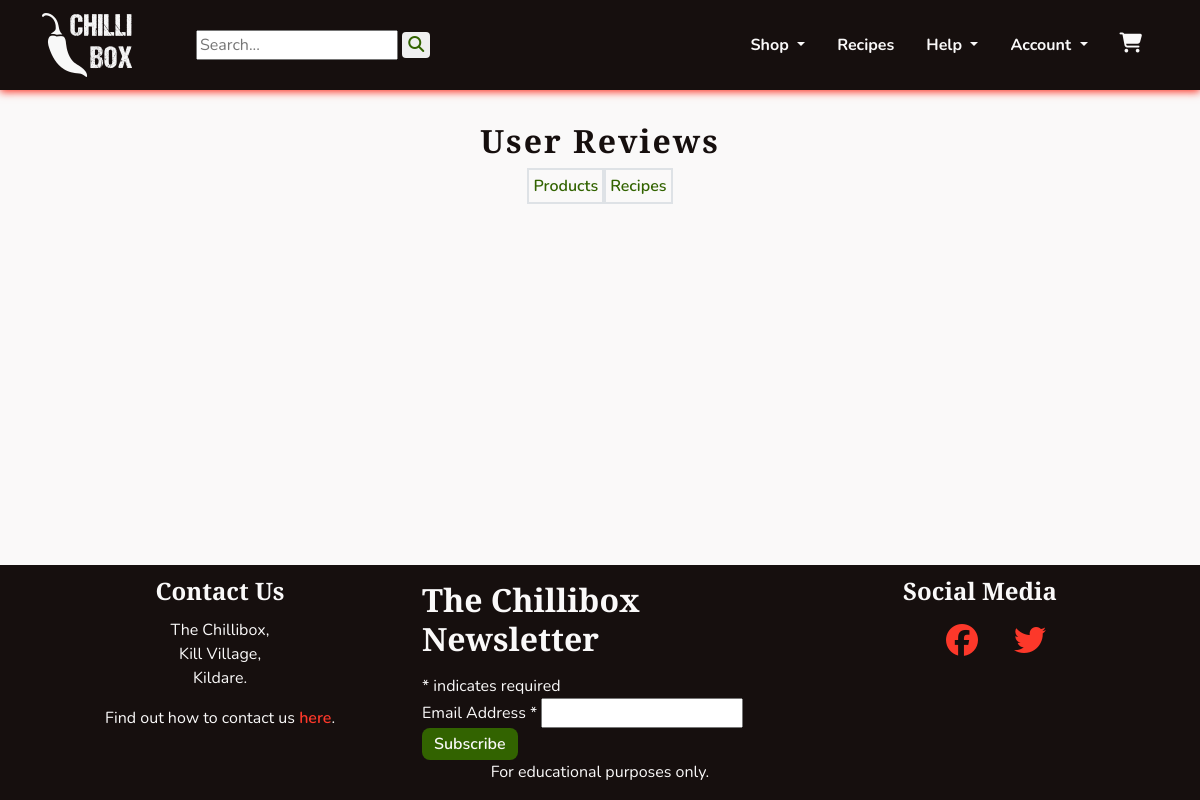
Page /management/user_reviews/ (signed in) on the earlier database version.
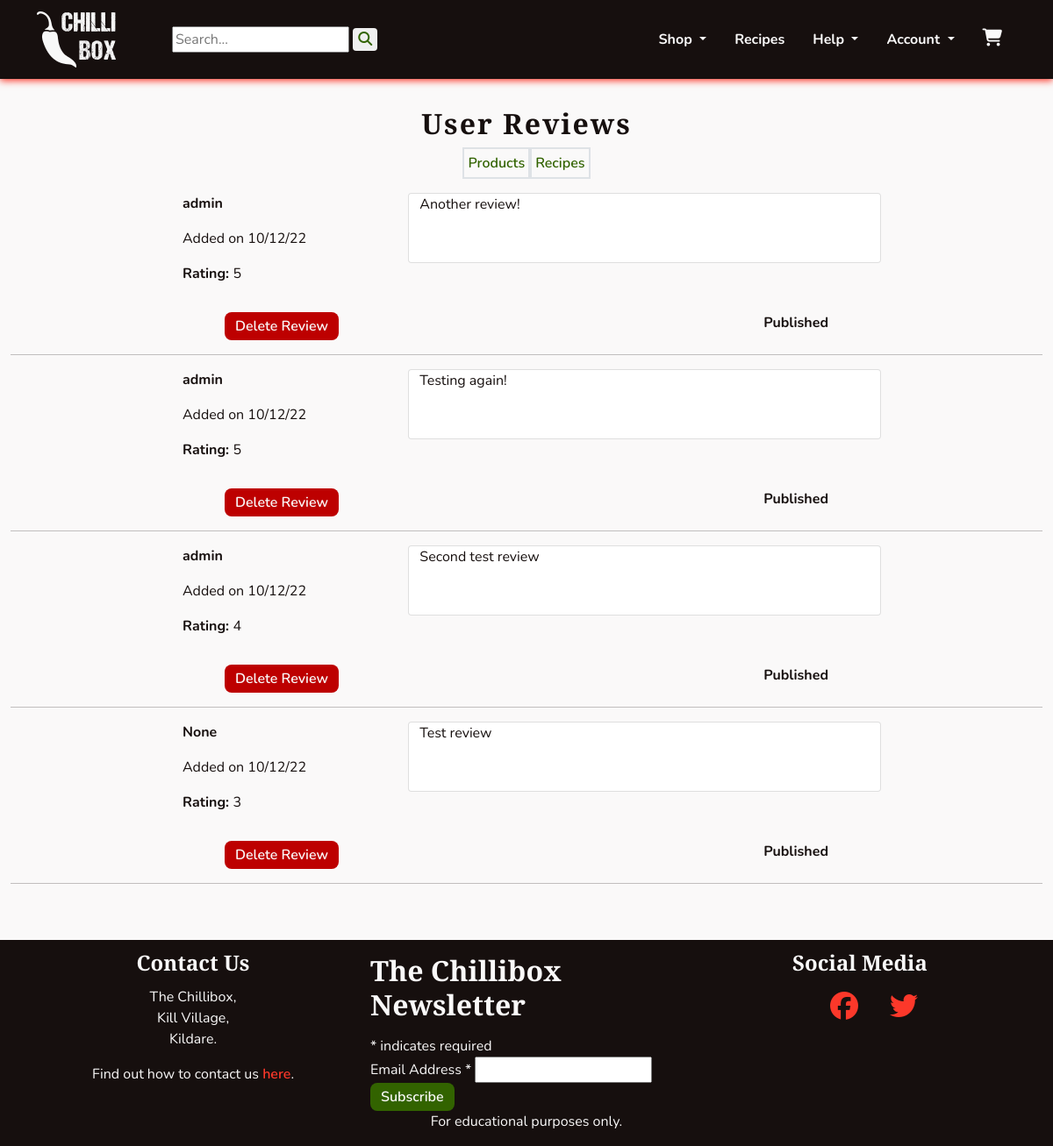
Same page on the later database version.
### profiles/models.py (models this page shows, shortened)
class Reviews(models.Model):
    reviewer = models.ForeignKey(UserProfile, on_delete=models.SET_NULL,
                                 null=True, blank=True)
    product = models.ForeignKey(Product, on_delete=models.CASCADE,
                                related_name='reviews')
    content = models.TextField()
    rating = models.PositiveIntegerField()
    added_on = models.DateTimeField(auto_now_add=True)
    last_edited = models.DateField(auto_now=True)
    approved = models.BooleanField(default=False)

class UserProfile(models.Model):
    user = models.OneToOneField(User, on_delete=models.CASCADE)
    first_name = models.CharField(max_length=40, null=True, blank=True)
    last_name = models.CharField(max_length=80, null=True, blank=True)
    display_name = models.CharField(max_length=40, null=True, blank=True)
    phone_number = models.CharField(max_length=20, null=True, blank=True)
    street_address1 = models.CharField(max_length=80, null=True, blank=True)
    street_address2 = models.CharField(max_length=80, null=True, blank=True)
    town_or_city = models.CharField(max_length=40, null=True, blank=True)
    county = models.CharField(max_length=80, null=True, blank=True)
    country = CountryField(blank_label='Country', null=True, blank=True)
    postcode = models.CharField(max_length=20, null=True, blank=True)
    class Meta:
        verbose_name_plural = "User Profiles"
    def __str__(self):
        return self.display_name

### management/views.py (the view)
# urls.py: path('user_reviews/', views.ReviewDashboard.as_view(),
class ReviewDashboard(StaffRequiredMixin, View):
    def get(self, request):
        reviews = Reviews.objects.all().order_by('-added_on')
        template_name = 'management/user_reviews.html'
        context = {
            'reviews': reviews,
        }
        return render(request, template_name, context)

### management/mixins.py (called while the page is built)
    def test_func(self):
        return self.request.user.is_staff

### management/templates/management/user_reviews.html (shortened to what this page needs)
{% extends 'base.html' %}
{% block content %}
<section class="col">
    <div class="text-center">
        <h1 class="headings mb-2">User Reviews</h1>
        <div class="d-flex flex-row justify-content-center">
            <div class="border border-2 p-1">
                <a class="chilli-link" href="{% url 'management:dashboard' %}">Products</a>
            </div>
            <div class="border border-2 p-1">
                <a class="chilli-link" href="{% url 'management:recipes' %}">Recipes</a>
            </div>
        </div>
    </div>
    <div>
        {% for review in reviews %}
        <div class="col-8 mx-auto my-3">
            <div class="row">
                <div class="col-sm-4">
                    <p><strong>{{ review.reviewer }}</strong></p>
                    <p>Added on {{ review.added_on|date:'d/m/y' }}</p>
                </div>
                <div class="card col-sm-8">
                    {{ review.content }}
                </div>
                <div>
                    <p><strong>Rating: </strong>{{ review.rating }}</p>
                </div>
            </div>
            <div class="d-flex flex-row justify-content-between my-3 mx-5">
                <a class="chilli-btn chilli-dngr" href="{% url 'management:remove_review' review.pk %}">Delete Review</a>
                {% if review.approved %}
                <span><strong>Published</strong></span>
                {% else %}
                <form action="{% url 'management:approve_review' review.pk %}" method="POST">
                    {% csrf_token %}
                    <input type="checkbox">
                    <button type="submit" class="chilli-btn chilli-go">Approve</button>
                </form>
                {% endif %}
            </div>
        </div>
        <hr>
        {% endfor %}
    </div>
</section>
{% endblock %}

### templates/base.html (shortened to what this page needs)
{% load static %}
<!DOCTYPE html>
<html lang="en">
    <head>
        <link href="https://cdn.jsdelivr.net/npm/bootstrap@5.1.3/dist/css/bootstrap.min.css" rel="stylesheet">
        <link href="//cdn-images.mailchimp.com/embedcode/classic-071822.css" rel="stylesheet" type="text/css">
        <link rel="stylesheet" href="{% static 'css/style.css' %}">
    </head>
    <body class="d-flex flex-column h-100">
        {% include 'includes/header.html' %}
        <main class="container-fluid mb-5">
            {% block content %}
            {% endblock content %}
        </main>
        {% include 'includes/footer.html' %}
    </body>
</html>

### templates/includes/header.html (shortened to what this page needs)
{% load static %}
<header>
    <nav id="navbar" class="navbar navbar-expand-lg">
        <div class="container-sm d-flex justify-content-between">
            <a class="navbar-brand" href="{% url 'home:index' %}" aria-label="Go to home page"><img width="90"
                    height="64" src="{% static 'images/chilli-logo-white.png' %}" alt="The Chillibox Logo"></a>
            <form class="ms-md-5" action="{% url 'products:search_results' %}" method="GET">
                <input name="q" type="text" placeholder="Search...">
                <button type="submit" class="chilli-link rounded"><i class="fa-solid fa-magnifying-glass"></i></button>
            </form>
            <div class="collapse navbar-collapse" id="navbarSupportedContent">
                <ul class="navbar-nav ms-auto mb-2 mb-lg-0">
                    <li class="nav-item dropdown">
                        <a class="navbar-links dropdown-toggle" href="#" role="button" data-bs-toggle="dropdown"
                            aria-expanded="false">
                            Shop
                        </a>
                    </li>
                    <li class="nav-item">
                        <a class="navbar-links" href="{% url 'recipes:recipes_list' %}">Recipes</a>
                    </li>
                    <li class="nav-item dropdown">
                        <a class="navbar-links dropdown-toggle" href="#" role="button" data-bs-toggle="dropdown"
                            aria-expanded="false">
                            Help
                        </a>
                    </li>
                    <li class="nav-item dropdown">
                        <a class="navbar-links dropdown-toggle" href="#" role="button" data-bs-toggle="dropdown"
                            aria-expanded="false">
                            Account
                        </a>
                    </li>
                </ul>
                <a class="navbar-links" data-bs-toggle="offcanvas" href="#theCart" role="button"
                    aria-controls="offcanvasExample">
                    <i class="fa-solid fa-cart-shopping big">
                    </i>
                </a>
            </div>
        </div>
    </nav>
</header>

### cart/templates/cart/cart_canvas.html (shortened to what this page needs)
{% load static %}

### templates/includes/footer.html (shortened to what this page needs)
<footer class="footer mt-auto">
    <div class="container-md">
        <div class="row">
            <div class="col-md-4 text-center">
                <h2 class="footer-headings">Contact Us</h2>
                <p>
                    The Chillibox,<br>
                    Kill Village,<br>
                    Kildare.
                </p>
                <p>
                    Find out how to contact us <a class="chilli-link-alt" href="{% url 'home:contact' %}">here</a>.
                </p>
            </div>
            <div class="col-md-4">
                <link href="//cdn-images.mailchimp.com/embedcode/classic-071822.css" rel="stylesheet" type="text/css">
                <div id="mc_embed_signup">
                    <form
                        action="https://gmail.us18.list-manage.com/subscribe/post?u=a555a78c1c0e0713634b8751c&amp;id=1946d67f26&amp;f_id=007527e7f0"
                        method="post" id="mc-embedded-subscribe-form" name="mc-embedded-subscribe-form" class="validate"
                        target="_blank" novalidate>
                        <div id="mc_embed_signup_scroll">
                            <h2>The Chillibox Newsletter</h2>
                            <div class="indicates-required"><span class="asterisk">*</span> indicates required</div>
                            <div class="mc-field-group">
                                <label for="mce-EMAIL">Email Address <span class="asterisk">*</span>
                                </label>
                                <input type="email" value="" name="EMAIL" class="required email" id="mce-EMAIL"
                                    required>
                            </div>
                            <div class="optionalParent">
                                <div>
                                    <input type="submit" value="Subscribe" name="subscribe" id="mc-embedded-subscribe"
                                        class="chilli-btn chilli-go border-0">
                                </div>
                            </div>
                        </div>
                    </form>
                </div>
            </div>
            <div class="col-md-4 text-center">
                <h2 class="footer-headings">Social Media</h2>
                <a class="chilli-link-alt footer-socials" href="https://facebook.com" target="_blank" rel="noopener"
                    aria-label="Find us on Facebook (opens in new tab)"><i class="fa-brands fa-facebook"></i></a>
                <a class="chilli-link-alt footer-socials" href="https://twitter.com" target="_blank" rel="noopener"
                    aria-label="Find us on Twitter (opens in new tab)"><i class="fa-brands fa-twitter"></i></a>
            </div>
        </div>
        <div class="row text-center">
            <p>For educational purposes only.</p>
        </div>
    </div>
</footer>

### static/css/style.css (style rules this page uses)
:root { --site-white: #faf9f9; --site-black: #160f0e; --site-grey: #6b6363; --site-red: #fc382a; --site-dark-red:#bd0000; --site-green: #568729; --site-dark-green: #326300; --site-text-bg: rgba(49, 99, 0, 0.2); --site-car-bg: rgba(245, 241, 238, 0.61); }
html { height: 100%; }
section { max-width: 2550px; }
body { font-family: "Nunito", sans-serif; color: var(--site-black); font-size: 1rem; background: var(--site-white); }
h1, h2, h3, h4 { font-family: "Merriweather Sans", "Nunito", sans-serif; font-weight: 900; margin-top: 0.5em; margin-bottom: 0.5em; }
.headings { font-size: 2rem; letter-spacing: 2px; margin: 1em 0; }
.big { font-size: 1.25rem; }
button { border: none; }
ul { padding: 0; }
li { list-style: none; }
a { text-decoration: none; }
.navbar-links { cursor: pointer; display: inline-block; padding: 0.25rem 0.5rem; color: var(--site-white); font-weight: 700; margin: 0.5em; transition: all 0.8s linear; }
.chilli-link { font-weight: 600; color: var(--site-dark-green); transition: all 0.2s linear; }
.chilli-link-alt { font-weight: 600; color: var(--site-red); transition: all 0.2s linear; }
.chilli-btn { padding: 0.25em 0.75em; font-weight: 600; color: var(--site-white); background-color: var(--site-black); border-radius: 8px; transition: all 0.2s linear; }
.chilli-dngr { background-color: var(--site-dark-red); }
.chilli-go { background-color: var(--site-dark-green); }
#navbar { background-color: var(--site-black); color: var(--site-white); box-shadow: 0 2px 8px 0 var(--site-red); }
footer { background-color: var(--site-black); color: var(--site-white); }
.footer-headings { font-size: 1.5em; }
.footer-socials { font-size: 2em; padding-left: 1em; }
#mc_embed_signup { clear: left; }

Differences in the rows shown:
added Reviews: reviewer "admin", added_on "10/12/22", content "Another review!", rating "5", approved "Published"
added Reviews: reviewer "admin", added_on "10/12/22", content "Testing again!", rating "5", approved "Published"
added Reviews: reviewer "admin", added_on "10/12/22", content "Second test review", rating "4", approved "Published"
added Reviews: reviewer "None", added_on "10/12/22", content "Test review", rating "3", approved "Published"
